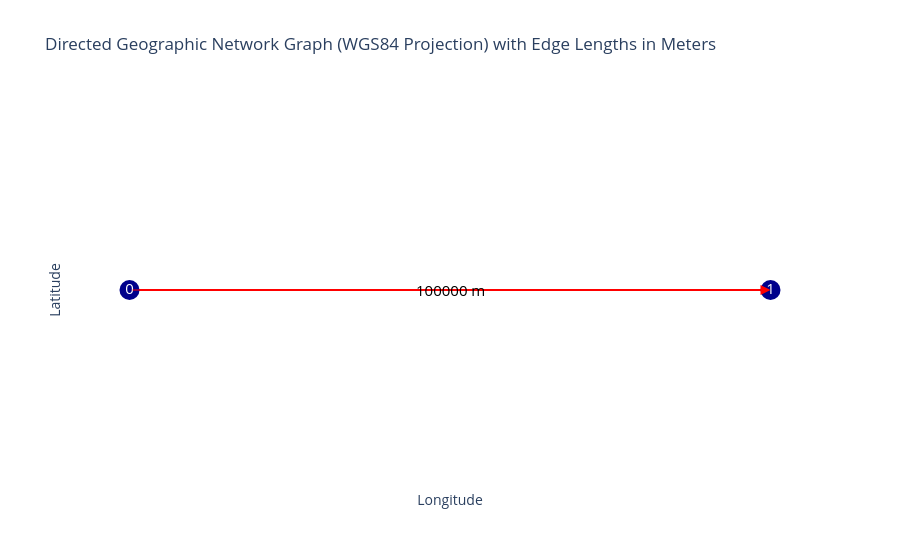

The code cell stored with this chart in its notebook:
### Markdown cell above
We can now plot our graph:

### Code cell
graph.plot()

### Figure 1 — Plotly figure (JSON) as saved in the notebook; plotly's stock layout.template omitted (floating-point values rounded to 4 significant figures)
{"data": [{"hoverinfo": "none", "line": {"color": "red", "width": 2}, "mode": "lines", "type": "scatter", "x": [0, 0.8983], "y": [0, 0]}, {"hoverinfo": "text", "marker": {"color": "darkblue", "size": 20}, "mode": "markers+text", "text": ["0", "1"], "textfont": {"color": "white", "size": 15}, "textposition": "middle center", "type": "scatter", "x": [0, 0.8983], "y": [0, 0]}], "layout": {"annotations": [{"arrowcolor": "red", "arrowhead": 2, "arrowsize": 2, "arrowwidth": 1, "ax": 0, "axref": "x", "ay": 0, "ayref": "y", "showarrow": true, "x": 0.8983, "xref": "x", "y": 0, "yref": "y"}, {"font": {"color": "black", "size": 15}, "showarrow": false, "text": "100000 m", "x": 0.4492, "y": 0}], "plot_bgcolor": "white", "showlegend": false, "title": {"text": "Directed Geographic Network Graph (WGS84 Projection) with Edge Lengths in Meters"}, "xaxis": {"showgrid": false, "showticklabels": false, "title": {"text": "Longitude"}, "zeroline": false}, "yaxis": {"showgrid": false, "showticklabels": false, "title": {"text": "Latitude"}, "zeroline": false}}}
